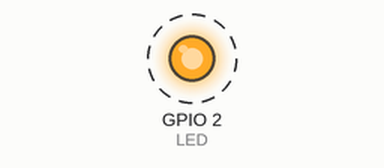
Recording of a sketch running on a simulated ESP8266 (NodeMCU). On the bench: output pins drawn as LEDs (lit = HIGH). Dashed ring = blinking. What the sketch prints to the serial monitor is not drawn.

Above: at 1.5 s.
Timing chart, 0 to 5.6 s (numbered marks = the images above):
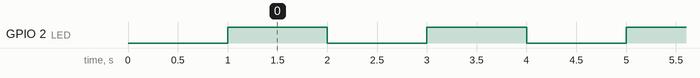

Measured:
- by itself, GPIO 2 (LED): alternates HIGH for 1.0 s and LOW for 1.0 s

The sketch:

node_wifi.ino
```cpp
int LED = 2; // Assign LED pin i.e: D1 on NodeMCU

#include <ESP8266WiFi.h>
#include <WiFiClient.h>
#include <ESP8266WebServer.h>

#ifndef APSSID
#define APSSID "NaVindu "   //SSID
#define APPSK  "Navindu99" //Password
#endif

const char *ssid = APSSID;
const char *password = APPSK;


ESP8266WebServer server(80);

void handleRoot() {
  server.send(200, "text/html", "<h1>You are connected</h1>");
}


void setup() {

// initialize GPIO 5 as an output

  delay(1000);
  Serial.begin(115200);
  Serial.println();
  Serial.print("Configuring access point...");

  WiFi.softAP(ssid, password);

  IPAddress myIP = WiFi.softAPIP();
  Serial.print("AP IP address: ");
  Serial.println(myIP);
  server.on("/", handleRoot);
  server.begin();
  Serial.println("HTTP server started");


pinMode(LED, OUTPUT);

}

// the loop function runs over and over again forever

void loop() {

  server.handleClient();
digitalWrite(LED, HIGH); // turn the LED on
delay(1000); // wait for a second
digitalWrite(LED, LOW); // turn the LED off
delay(1000); // wait for a second

}
```
